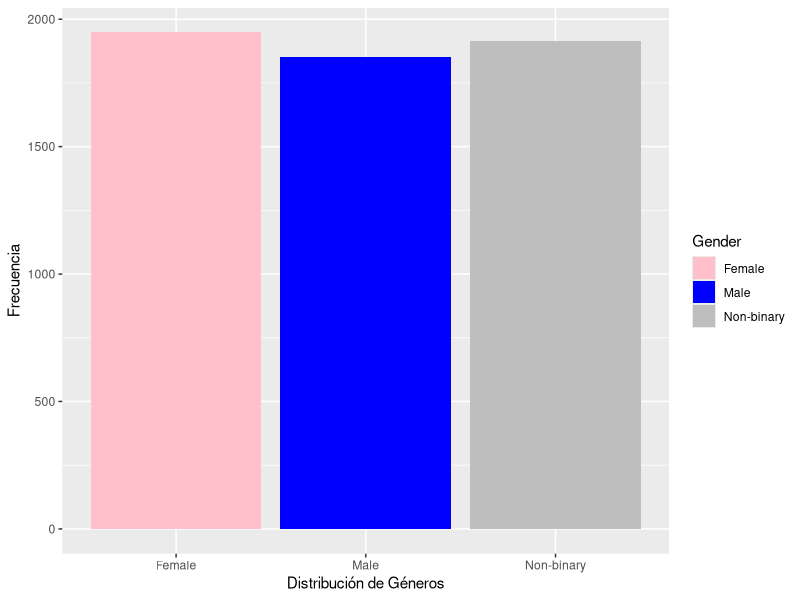

Reproduce this figure in R.
## ---- chunk 1
library(readr)
base_financial_risk_assessment <- read_delim("base-financial-risk-assessment.csv", 
    delim = ";", escape_double = FALSE, trim_ws = TRUE)
View(base_financial_risk_assessment)
## ---- chunk 2
head(base_financial_risk_assessment)
## ---- chunk 3
Base_limpia <- na.omit(base_financial_risk_assessment)
head(Base_limpia)
## ---- chunk 4
library(dplyr)
resultado <- Base_limpia %>% 
  summarise(
    
    # calculamos los estadísticos de interés para la variable edad/Age
    media_edad = mean(Age),
    varianza_edad = var(Age),
    min_edad = min(Age),
    max_edad = max(Age),
    
    # Calculamos los estadísticos de interés para la variable ingreso/Income
    media_ingresos = mean(Income),
    varianza_ingresos = var(Income),
    min_ingresos = min(Income),
    max_ingresos = max(Income),
    
    # Calculamos los estadísticos de interés para la variable record_crediticio/ Credit Score
    media_record_crediticio = mean(`Credit Score`),
    varianza_record_crediticio = var(`Credit Score`),
    min_record_crediticio = min(`Credit Score`),
    max_record_crediticio = max(`Credit Score`),
    
    # Calculamos los estadísticos de interés para la variable monto del préstamo/ Loan Amount
    media_monto_prestamo = mean(`Loan Amount`),
    varianza_monto_prestamo = var(`Loan Amount`),
    min_monto_prestamo = min(`Loan Amount`),
    max_monto_prestamo = max(`Loan Amount`),
    
    # Calculamos los estadísticos de interés para variable anyos_trabajo / Years at current job
    media_anyos_trabajo = mean(`Years at Current Job`),
    varianza_anyos_trabajo = var(`Years at Current Job`),
    min_anyos_trabajo = min(`Years at Current Job`),
    max_anyos_trabajo = max(`Years at Current Job`),
  )
## ---- chunk 5
resultado$media_edad
resultado$min_edad
resultado$max_edad
## ---- chunk 6
resultado$media_ingresos
resultado$varianza_ingresos
resultado$min_ingresos
resultado$max_ingresos
## ---- chunk 7
resultado$media_monto_prestamo
resultado$varianza_monto_prestamo
resultado$min_monto_prestamo
resultado$max_monto_prestamo
## ---- chunk 8
library(ggplot2)
# Gráfico con las distribuciones del género
ggplot(Base_limpia, aes(x = Gender, fill = Gender)) +
  geom_bar() +
  scale_fill_manual(values = c("Male" = "blue", "Female" = "pink", "Non-binary" = "gray")) +
  labs(x = "Distribución de Géneros", y = "Frecuencia")
